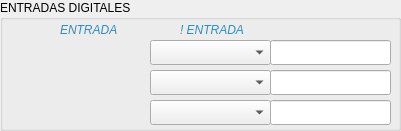
    <widget class="QGroupBox" name="groupBox_3">
     <property name="geometry">
      <rect>
       <x>30</x>
       <y>300</y>
       <width>401</width>
       <height>131</height>
      </rect>
     </property>
     <property name="title">
      <string>ENTRADAS DIGITALES</string>
     </property>
     <widget class="QLineEdit" name="lineEdit_nombre9">
      <property name="geometry">
       <rect>
        <x>270</x>
        <y>100</y>
        <width>121</width>
        <height>25</height>
       </rect>
      </property>
     </widget>
     <widget class="QLineEdit" name="lineEdit_nombre7">
      <property name="geometry">
       <rect>
        <x>270</x>
        <y>40</y>
        <width>121</width>
        <height>25</height>
       </rect>
      </property>
     </widget>
     <widget class="QLineEdit" name="lineEdit_nombre8">
      <property name="geometry">
       <rect>
        <x>270</x>
        <y>70</y>
        <width>121</width>
        <height>25</height>
       </rect>
      </property>
     </widget>
     <widget class="QComboBox" name="comboBox_31">
      <property name="geometry">
       <rect>
        <x>150</x>
        <y>70</y>
        <width>121</width>
        <height>25</height>
       </rect>
      </property>
     </widget>
     <widget class="QComboBox" name="comboBox_30">
      <property name="geometry">
       <rect>
        <x>150</x>
        <y>40</y>
        <width>121</width>
        <height>25</height>
       </rect>
      </property>
     </widget>
     <widget class="QComboBox" name="comboBox_32">
      <property name="geometry">
       <rect>
        <x>150</x>
        <y>100</y>
        <width>121</width>
        <height>25</height>
       </rect>
      </property>
     </widget>
     <widget class="QLabel" name="label_Led0_ON_2">
      <property name="geometry">
       <rect>
        <x>180</x>
        <y>20</y>
        <width>81</width>
        <height>20</height>
       </rect>
      </property>
      <property name="font">
       <font>
        <italic>true</italic>
       </font>
      </property>
      <property name="text">
       <string>&lt;html&gt;&lt;head/&gt;&lt;body&gt;&lt;p&gt;&lt;span style=&quot; color:#308cc6;&quot;&gt;! ENTRADA &lt;/span&gt;&lt;/p&gt;&lt;/body&gt;&lt;/html&gt;</string>
      </property>
     </widget>
     <widget class="QLabel" name="label_Led0_OFF_2">
      <property name="geometry">
       <rect>
        <x>60</x>
        <y>20</y>
        <width>71</width>
        <height>20</height>
       </rect>
      </property>
      <property name="font">
       <font>
        <italic>true</italic>
       </font>
      </property>
      <property name="contextMenuPolicy">
       <enum>Qt::PreventContextMenu</enum>
      </property>
      <property name="text">
       <string>&lt;html&gt;&lt;head/&gt;&lt;body&gt;&lt;p&gt;&lt;span style=&quot; color:#308cc6;&quot;&gt;ENTRADA&lt;/span&gt;&lt;/p&gt;&lt;/body&gt;&lt;/html&gt;</string>
      </property>
     </widget>
    </widget>
